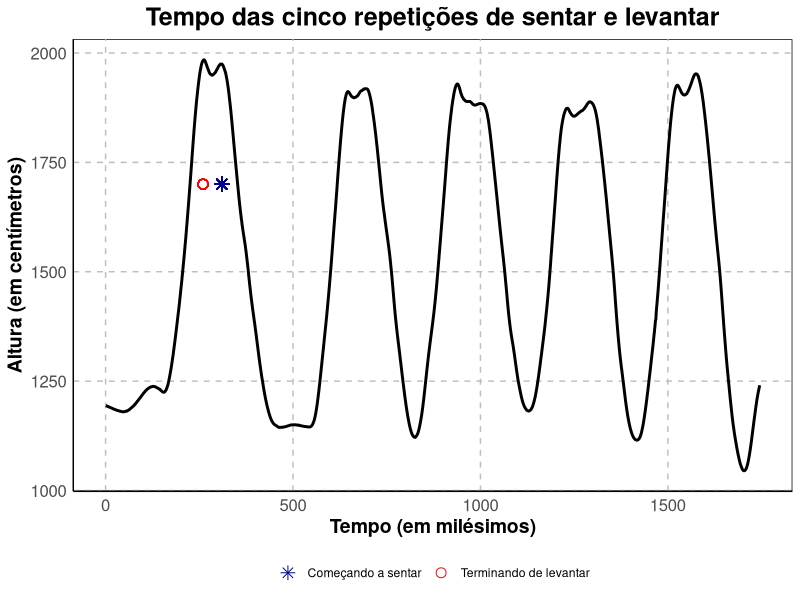

The R script that drew this image:
#Instalando a livraria utilizadas
install.packages('ggplot2')
library('ggplot2')

#Definindo o caminho para o arquivo
setwd('C:/Users/danif/OneDrive/Documents/Biomec')

#Lendo os dados do arquivo dos ponteiros
dadospoint = read.csv('Sit_five02_PointDataChannels.csv')

#Criando uma variável que irá representar cada captura dos pontos
variavel_contagem <- seq(1, 1745)

soma <- dadospoint$head.........................._X + dadospoint$head.........................._Y + dadospoint$head.........................._Z

#Gerando gráfico de tempo percorrido entre sentar e levantar
ggplot(dadospoint, aes(x = variavel_contagem, y = soma)) +
  geom_line(color = "black", size = 1) +
  geom_point(data = dadospoint, aes(x = 260, y = 1700, color = "Terminando de levantar"), size = 3, shape = 1) +
  geom_point(data = dadospoint, aes(x = 310, y = 1700, color = "Começando a sentar"), size = 3, shape = 8) +
  labs(title = "Tempo das cinco repetições de sentar e levantar", x = "Tempo (em milésimos)", y = "Altura (em centímetros)") +
  scale_color_manual(values = c("Terminando de levantar" = "red", "Começando a sentar" = "darkblue")) +
  theme_minimal() +
  theme(
    plot.title = element_text(size = 18, face = "bold", hjust = 0.5),
    axis.title.x = element_text(size = 14, face = "bold"),
    axis.title.y = element_text(size = 14, face = "bold"),
    axis.text = element_text(size = 12),
    axis.line = element_line(color = "black", size = 0.5),
    panel.grid.major = element_line(color = "gray", linetype = "dashed", size = 0.5),
    panel.grid.minor = element_blank(),
    panel.background = element_rect(fill = "white"),
    legend.position = "bottom",  # Ajusta a posição da legenda
    legend.title = element_blank()  # Remove o título da legenda
  )
